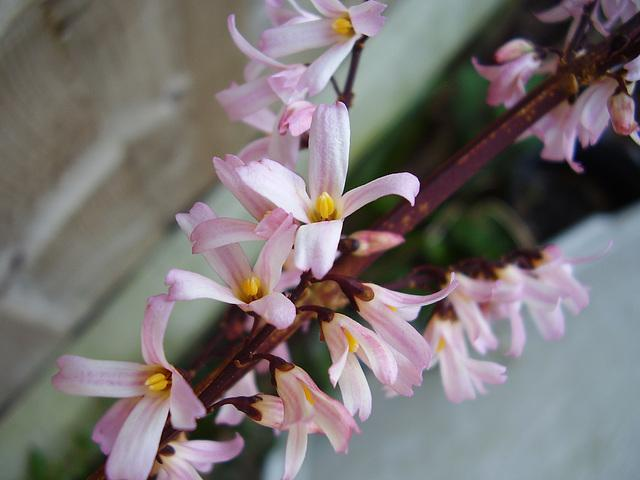
#> input picture python-code/opengl-learning/resources/images/f2.jpg, 640 x 480 px, found by its file name
$ jupyter execute '3.12-图像的灰度级别.ipynb'   (shell and % lines are left out)
#> lines starting #> are read from the running program, lines starting #| are printed output that depends on the picture
# 图像的灰度级别

[cell 1]
#coding:utf-8
import numpy as np
import cv2
import matplotlib.pyplot as plt

[cell 2]
src = cv2.cvtColor(cv2.imread('../datas/f2.jpg'),cv2.COLOR_BGR2RGB)
gray = cv2.imread('../datas/f2.jpg',0)
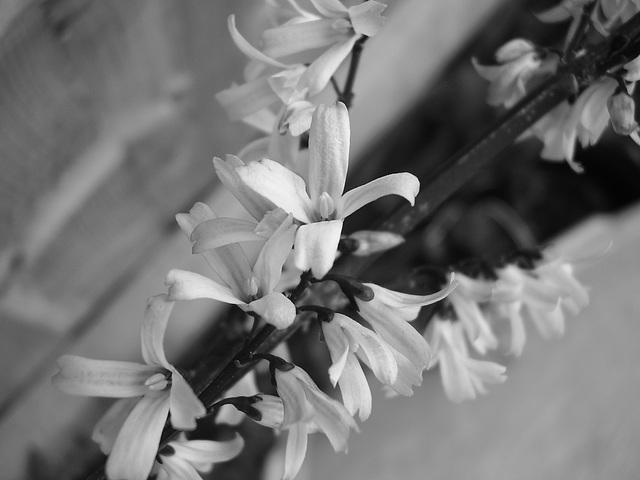
#> gray: shape (480, 640); min 0, max 254, mean 116.2

[cell 3]
def gray_level(gray,level):
#> called with level = 2
    step_value = 256 / (1 << level)
    rows,cols = gray.shape
#> rows = 480; cols = 640
    dst = np.zeros_like(gray)
    for i in range(rows):
        for j in range(cols):
            step = step_value
            pixel = gray[i,j]
            while pixel > step:
                step += step_value
            dst[i,j] = step
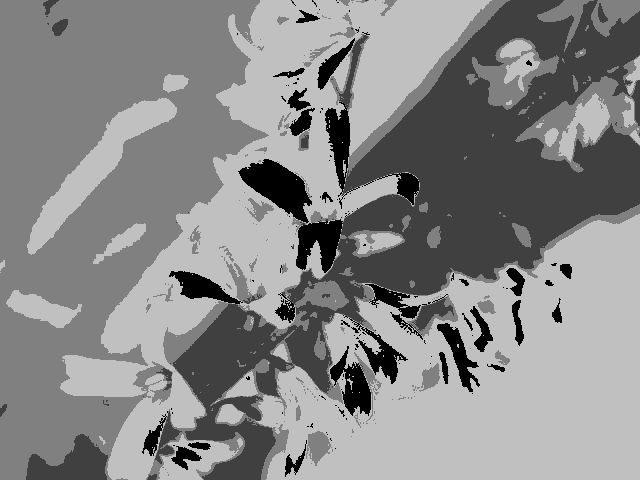
#> dst: shape (480, 640); min 0, max 192, mean 134.8
    dst[dst > 255] = 255
    return dst

$ run again, with python-code/opengl-learning/resources/images/f1.jpg copied over python-code/opengl-learning/resources/images/f2.jpg
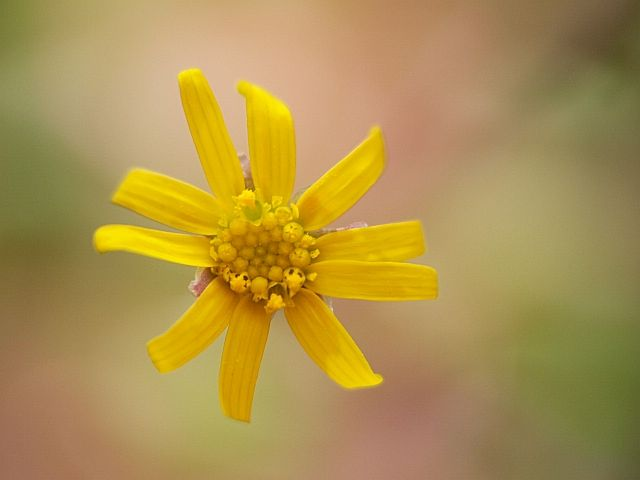
#> input picture python-code/opengl-learning/resources/images/f1.jpg, 640 x 480 px, found by its file name
#> `gray = cv2.imread('../datas/f2.jpg',0)`:
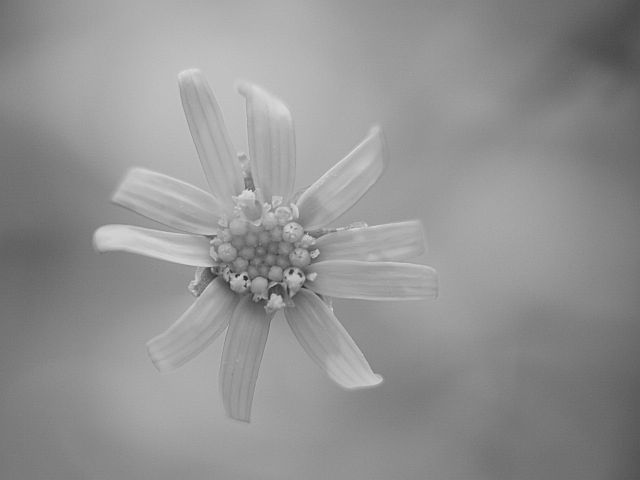
#> gray: shape (480, 640); min 34, max 226, mean 146.3
#> after the loop in gray_level, `for i in range(rows):`:
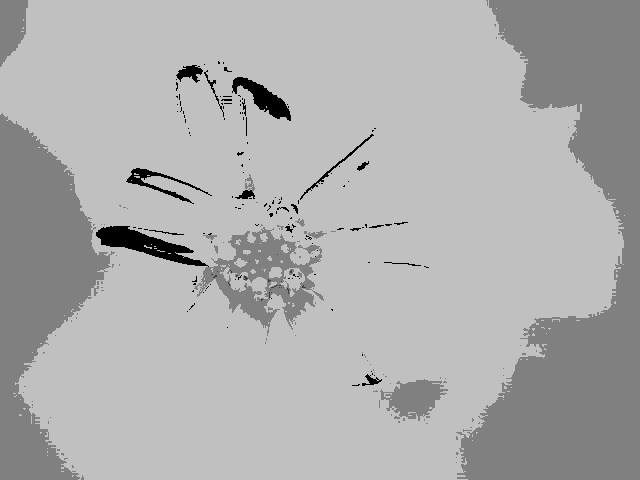
#> dst: shape (480, 640); min 0, max 192, mean 173.2

$ run again, with python-code/opengl-learning/resources/images/f3.jpg copied over python-code/opengl-learning/resources/images/f2.jpg
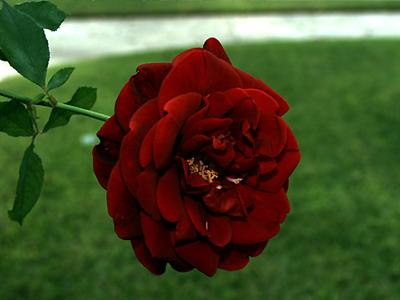
#> input picture python-code/opengl-learning/resources/images/f3.jpg, 400 x 300 px, found by its file name
#> `gray = cv2.imread('../datas/f2.jpg',0)`:
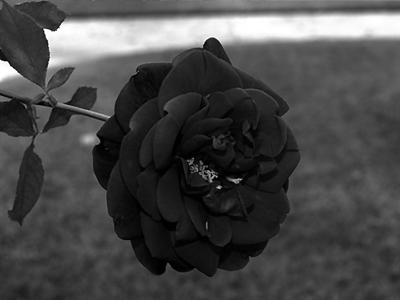
#> gray: shape (300, 400); min 0, max 255, mean 72.4
#> after the loop in gray_level, `for i in range(rows):`:
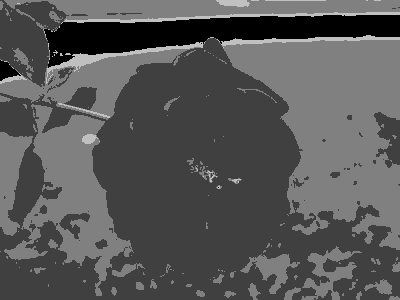
#> dst: shape (300, 400); min 0, max 192, mean 87.1

$ run again, with python-code/opengl-learning/resources/images/f4.jpg copied over python-code/opengl-learning/resources/images/f2.jpg
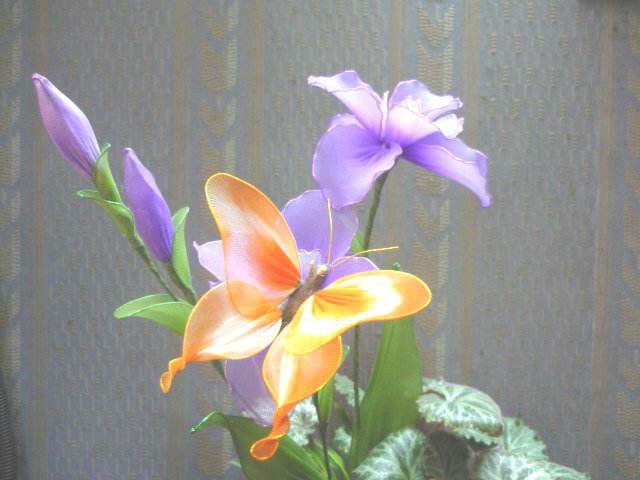
#> input picture python-code/opengl-learning/resources/images/f4.jpg, 640 x 480 px, found by its file name
#> `gray = cv2.imread('../datas/f2.jpg',0)`:
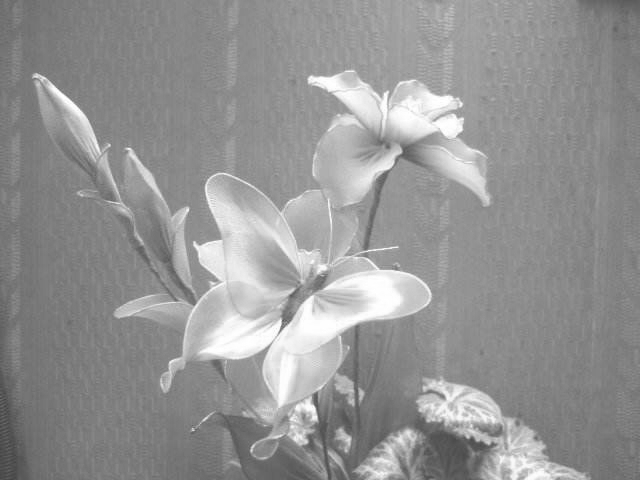
#> gray: shape (480, 640); min 66, max 255, mean 147.9
#> after the loop in gray_level, `for i in range(rows):`:
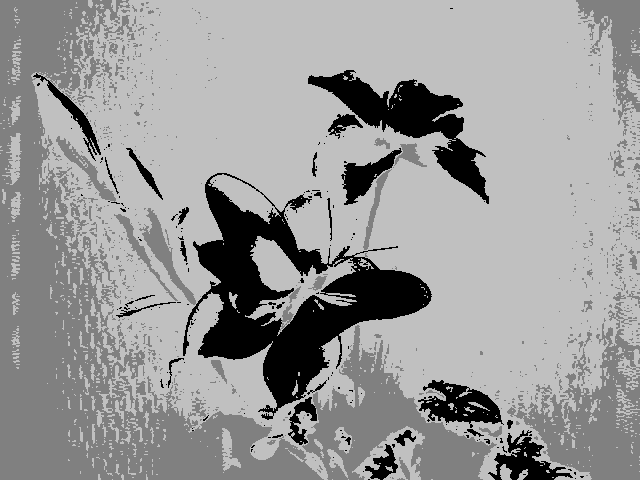
#> dst: shape (480, 640); min 0, max 192, mean 152.6
